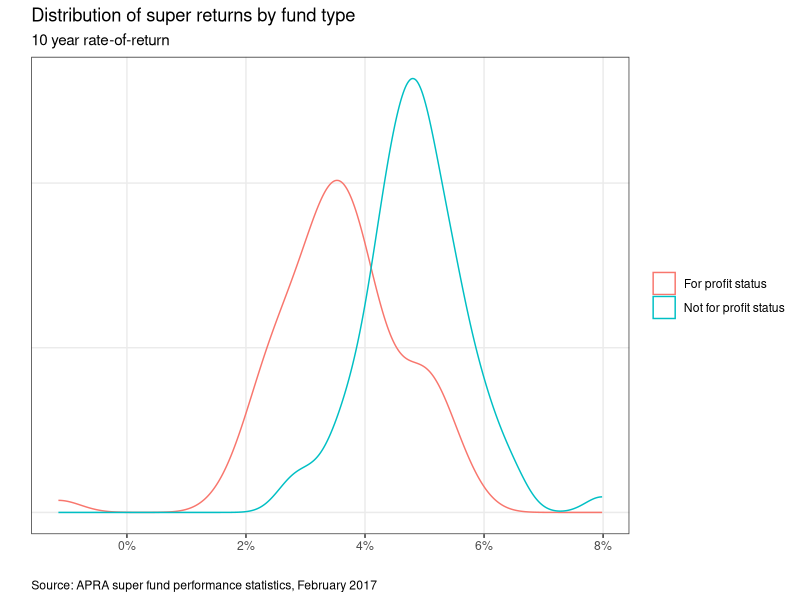

R code for this plot:
## ---- chunk 1
library(dplyr)
library(ggplot2)
super <- read.csv('data_raw/league_table.csv', na.strings = c("", "*"))
## ---- chunk 2
super %>%
  group_by(fund_type) %>%
  summarise(n = n(),
            total_assets_m = sum(total_assets) / 1000,
            min_5 = min(five.year_rate_of_return, na.rm = TRUE),
            avg_5 = mean(five.year_rate_of_return, na.rm = TRUE),
            med_5 = median(five.year_rate_of_return, na.rm = TRUE),
            max_5 = max(five.year_rate_of_return, na.rm = TRUE),
            min_10 = min(ten.year_rate_of_return, na.rm = TRUE),
            avg_10 = mean(ten.year_rate_of_return, na.rm = TRUE),
            med_10 = median(ten.year_rate_of_return, na.rm = TRUE),
            max_10 = max(ten.year_rate_of_return, na.rm = TRUE),
            op_expense_ratio = mean(operating_expense_ratio, na.rm = TRUE))
## ---- chunk 3
super %>%
  filter(fund_type != "Retail - ERF") %>%
  ggplot(aes(ten.year_rate_of_return, colour = rse_licensee_profit_status)) + 
    geom_density() + 
    theme_bw() +
    scale_x_continuous(labels = scales::percent) + 
    theme(axis.text.y = element_blank(), axis.ticks.y = element_blank(),
          legend.title = element_blank(), plot.caption = element_text(hjust = 0),
          panel.grid.minor = element_blank()) + 
    labs(x = "", y = "", title = "Distribution of super returns by fund type",
         subtitle = "10 year rate-of-return",
         caption = "Source: APRA super fund performance statistics, February 2017")
## ---- chunk 4
fit_lm <- lm(ten.year_rate_of_return ~ total_assets + 
               rse_licensee_profit_status + total_number_of_member_accounts,
             data = super)
summary(fit_lm)
